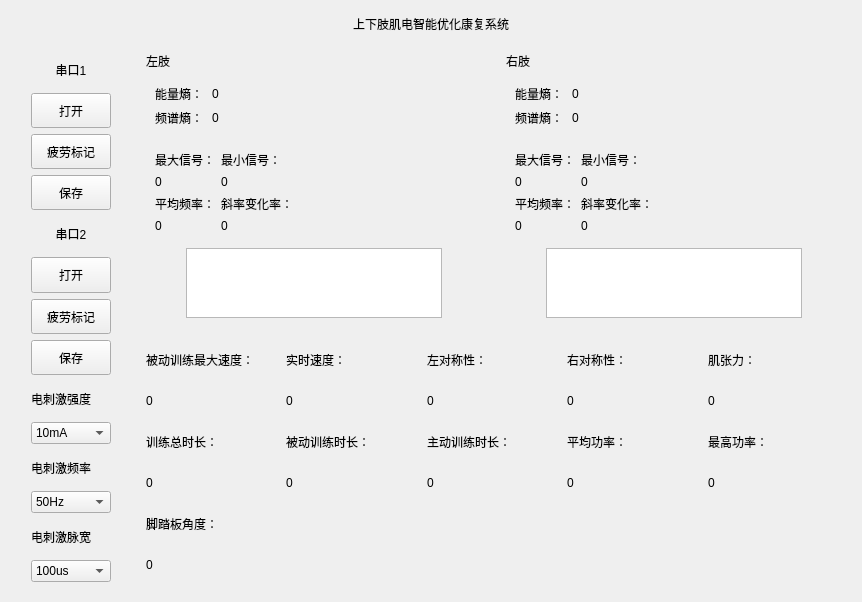
  <widget class="QWidget" name="centralwidget">
   <layout class="QGridLayout" name="gridLayout" rowstretch="1,10,10" columnstretch="2,6,6">
    <item row="1" column="2">
     <widget class="QWidget" name="rightWidget" native="true">
      <layout class="QGridLayout" name="gridLayout_4" rowstretch="1,8,8,7">
       <item row="2" column="0">
        <widget class="QWidget" name="filterWidget2" native="true">
         <layout class="QGridLayout" name="gridLayout_9" columnstretch="2,2,7">
          <item row="0" column="0">
           <widget class="QLabel" name="signal_max_label2">
            <property name="text">
             <string>最大信号：</string>
            </property>
           </widget>
          </item>
          <item row="0" column="1">
           <widget class="QLabel" name="signal_min_label2">
            <property name="text">
             <string>最小信号：</string>
            </property>
           </widget>
          </item>
          <item row="1" column="0">
           <widget class="QLabel" name="signal_max_val2">
            <property name="text">
             <string>0</string>
            </property>
           </widget>
          </item>
          <item row="1" column="1">
           <widget class="QLabel" name="signal_min_val2">
            <property name="text">
             <string>0</string>
            </property>
           </widget>
          </item>
          <item row="2" column="0">
           <widget class="QLabel" name="average_label2">
            <property name="text">
             <string>平均频率：</string>
            </property>
           </widget>
          </item>
          <item row="2" column="1">
           <widget class="QLabel" name="gradient_label2">
            <property name="text">
             <string>斜率变化率：</string>
            </property>
           </widget>
          </item>
          <item row="3" column="0">
           <widget class="QLabel" name="average_val2">
            <property name="text">
             <string>0</string>
            </property>
           </widget>
          </item>
          <item row="3" column="1">
           <widget class="QLabel" name="gradient_val2">
            <property name="text">
             <string>0</string>
            </property>
           </widget>
          </item>
          <item row="0" column="2" rowspan="4">
           <widget class="QWidget" name="filtersignal2" native="true"/>
          </item>
         </layout>
        </widget>
       </item>
       <item row="0" column="0">
        <widget class="QLabel" name="rightWidgetTile">
         <property name="text">
          <string>右肢</string>
         </property>
        </widget>
       </item>
       <item row="1" column="0">
        <widget class="QWidget" name="originalWidget2" native="true">
         <layout class="QGridLayout" name="gridLayout_7" columnstretch="2,2,8">
          <item row="0" column="0">
           <widget class="QLabel" name="energy_entropy_label2">
            <property name="text">
             <string>能量熵：</string>
            </property>
           </widget>
          </item>
          <item row="0" column="1">
           <widget class="QLabel" name="energy_entropy_val2">
            <property name="text">
             <string>0</string>
            </property>
           </widget>
          </item>
          <item row="1" column="0">
           <widget class="QLabel" name="pectral_entropy_label2">
            <property name="text">
             <string>频谱熵：</string>
            </property>
           </widget>
          </item>
          <item row="1" column="1">
           <widget class="QLabel" name="pectral_entropy_val2">
            <property name="text">
             <string>0</string>
            </property>
           </widget>
          </item>
          <item row="0" column="2" rowspan="2">
           <widget class="QWidget" name="originalsignal2" native="true"/>
          </item>
         </layout>
        </widget>
       </item>
       <item row="3" column="0">
        <layout class="QHBoxLayout" name="horizontalLayout_2">
         <item>
          <spacer name="horizontalSpacer_4">
           <property name="orientation">
            <enum>Qt::Horizontal</enum>
           </property>
           <property name="sizeHint" stdset="0">
            <size>
             <width>40</width>
             <height>20</height>
            </size>
           </property>
          </spacer>
         </item>
         <item>
          <widget class="QGraphicsView" name="gear_right"/>
         </item>
         <item>
          <spacer name="horizontalSpacer_3">
           <property name="orientation">
            <enum>Qt::Horizontal</enum>
           </property>
           <property name="sizeHint" stdset="0">
            <size>
             <width>40</width>
             <height>20</height>
            </size>
           </property>
          </spacer>
         </item>
        </layout>
       </item>
      </layout>
     </widget>
    </item>
    <item row="0" column="0" colspan="3">
     <widget class="QLabel" name="label">
      <property name="text">
       <string>&lt;html&gt;&lt;head/&gt;&lt;body&gt;&lt;p align=&quot;center&quot;&gt;上下肢肌电智能优化康复系统&lt;/p&gt;&lt;/body&gt;&lt;/html&gt;</string>
      </property>
     </widget>
    </item>
    <item row="1" column="1">
     <widget class="QWidget" name="midWidget" native="true">
      <layout class="QGridLayout" name="gridLayout_3" rowstretch="1,8,8,7">
       <item row="0" column="0">
        <widget class="QLabel" name="midWidgetTile">
         <property name="text">
          <string>左肢</string>
         </property>
        </widget>
       </item>
       <item row="1" column="0">
        <widget class="QWidget" name="originalWidget" native="true">
         <layout class="QGridLayout" name="gridLayout_6" columnstretch="2,2,8">
          <item row="0" column="0">
           <widget class="QLabel" name="energy_entropy_label">
            <property name="text">
             <string>能量熵：</string>
            </property>
           </widget>
          </item>
          <item row="0" column="1">
           <widget class="QLabel" name="energy_entropy_val">
            <property name="text">
             <string>0</string>
            </property>
           </widget>
          </item>
          <item row="0" column="2" rowspan="2">
           <widget class="QWidget" name="originalsignal" native="true"/>
          </item>
          <item row="1" column="0">
           <widget class="QLabel" name="pectral_entropy_label">
            <property name="text">
             <string>频谱熵：</string>
            </property>
           </widget>
          </item>
          <item row="1" column="1">
           <widget class="QLabel" name="pectral_entropy_val">
            <property name="text">
             <string>0</string>
            </property>
           </widget>
          </item>
         </layout>
        </widget>
       </item>
       <item row="2" column="0">
        <widget class="QWidget" name="filterWidget" native="true">
         <layout class="QGridLayout" name="gridLayout_8" columnstretch="2,2,7">
          <item row="0" column="0">
           <widget class="QLabel" name="signal_max_label">
            <property name="text">
             <string>最大信号：</string>
            </property>
           </widget>
          </item>
          <item row="0" column="1">
           <widget class="QLabel" name="signal_min_label">
            <property name="text">
             <string>最小信号：</string>
            </property>
           </widget>
          </item>
          <item row="1" column="0">
           <widget class="QLabel" name="signal_max_val">
            <property name="text">
             <string>0</string>
            </property>
           </widget>
          </item>
          <item row="1" column="1">
           <widget class="QLabel" name="signal_min_val">
            <property name="text">
             <string>0</string>
            </property>
           </widget>
          </item>
          <item row="2" column="0">
           <widget class="QLabel" name="average_label">
            <property name="text">
             <string>平均频率：</string>
            </property>
           </widget>
          </item>
          <item row="2" column="1">
           <widget class="QLabel" name="gradient_label">
            <property name="text">
             <string>斜率变化率：</string>
            </property>
           </widget>
          </item>
          <item row="3" column="0">
           <widget class="QLabel" name="average_val">
            <property name="text">
             <string>0</string>
            </property>
           </widget>
          </item>
          <item row="3" column="1">
           <widget class="QLabel" name="gradient_val">
            <property name="text">
             <string>0</string>
            </property>
           </widget>
          </item>
          <item row="0" column="2" rowspan="4">
           <widget class="QWidget" name="filtersignal" native="true"/>
          </item>
         </layout>
        </widget>
       </item>
       <item row="3" column="0">
        <layout class="QHBoxLayout" name="horizontalLayout">
         <item>
          <spacer name="horizontalSpacer_2">
           <property name="orientation">
            <enum>Qt::Horizontal</enum>
           </property>
           <property name="sizeHint" stdset="0">
            <size>
             <width>40</width>
             <height>20</height>
            </size>
           </property>
          </spacer>
         </item>
         <item>
          <widget class="QGraphicsView" name="gear_left"/>
         </item>
         <item>
          <spacer name="horizontalSpacer">
           <property name="orientation">
            <enum>Qt::Horizontal</enum>
           </property>
           <property name="sizeHint" stdset="0">
            <size>
             <width>40</width>
             <height>20</height>
            </size>
           </property>
          </spacer>
         </item>
        </layout>
       </item>
      </layout>
     </widget>
    </item>
    <item row="1" column="0" rowspan="2">
     <widget class="QWidget" name="leftWidget" native="true">
      <property name="sizePolicy">
       <sizepolicy hsizetype="Preferred" vsizetype="Preferred">
        <horstretch>0</horstretch>
        <verstretch>0</verstretch>
       </sizepolicy>
      </property>
      <layout class="QGridLayout" name="gridLayout_2">
       <property name="leftMargin">
        <number>20</number>
       </property>
       <property name="topMargin">
        <number>9</number>
       </property>
       <property name="rightMargin">
        <number>20</number>
       </property>
       <property name="bottomMargin">
        <number>9</number>
       </property>
       <item row="8" column="0">
        <widget class="QLabel" name="zw1">
         <property name="text">
          <string>电刺激强度</string>
         </property>
        </widget>
       </item>
       <item row="6" column="0">
        <widget class="QPushButton" name="fatigueaBtn_2">
         <property name="sizePolicy">
          <sizepolicy hsizetype="Minimum" vsizetype="Preferred">
           <horstretch>0</horstretch>
           <verstretch>0</verstretch>
          </sizepolicy>
         </property>
         <property name="maximumSize">
          <size>
           <width>105</width>
           <height>56</height>
          </size>
         </property>
         <property name="text">
          <string>疲劳标记</string>
         </property>
        </widget>
       </item>
       <item row="7" column="0">
        <widget class="QPushButton" name="saveBtn_2">
         <property name="sizePolicy">
          <sizepolicy hsizetype="Minimum" vsizetype="Preferred">
           <horstretch>0</horstretch>
           <verstretch>0</verstretch>
          </sizepolicy>
         </property>
         <property name="maximumSize">
          <size>
           <width>105</width>
           <height>56</height>
          </size>
         </property>
         <property name="text">
          <string>保存</string>
         </property>
        </widget>
       </item>
       <item row="12" column="0">
        <widget class="QLabel" name="zw2">
         <property name="text">
          <string>电刺激频率</string>
         </property>
        </widget>
       </item>
       <item row="14" column="0">
        <widget class="QLabel" name="zw3">
         <property name="text">
          <string>电刺激脉宽</string>
         </property>
        </widget>
       </item>
       <item row="3" column="0">
        <widget class="QPushButton" name="saveBtn_1">
         <property name="sizePolicy">
          <sizepolicy hsizetype="Minimum" vsizetype="Preferred">
           <horstretch>0</horstretch>
           <verstretch>0</verstretch>
          </sizepolicy>
         </property>
         <property name="maximumSize">
          <size>
           <width>105</width>
           <height>56</height>
          </size>
         </property>
         <property name="text">
          <string>保存</string>
         </property>
        </widget>
       </item>
       <item row="5" column="0">
        <widget class="QPushButton" name="openBtn_2">
         <property name="sizePolicy">
          <sizepolicy hsizetype="Minimum" vsizetype="Preferred">
           <horstretch>0</horstretch>
           <verstretch>0</verstretch>
          </sizepolicy>
         </property>
         <property name="maximumSize">
          <size>
           <width>105</width>
           <height>56</height>
          </size>
         </property>
         <property name="text">
          <string>打开</string>
         </property>
        </widget>
       </item>
       <item row="2" column="0">
        <widget class="QPushButton" name="fatigueaBtn_1">
         <property name="sizePolicy">
          <sizepolicy hsizetype="Minimum" vsizetype="Preferred">
           <horstretch>0</horstretch>
           <verstretch>0</verstretch>
          </sizepolicy>
         </property>
         <property name="maximumSize">
          <size>
           <width>105</width>
           <height>56</height>
          </size>
         </property>
         <property name="text">
          <string>疲劳标记</string>
         </property>
        </widget>
       </item>
       <item row="1" column="0">
        <widget class="QPushButton" name="openBtn_1">
         <property name="sizePolicy">
          <sizepolicy hsizetype="Minimum" vsizetype="Preferred">
           <horstretch>0</horstretch>
           <verstretch>0</verstretch>
          </sizepolicy>
         </property>
         <property name="maximumSize">
          <size>
           <width>105</width>
           <height>56</height>
          </size>
         </property>
         <property name="text">
          <string>打开</string>
         </property>
        </widget>
       </item>
       <item row="0" column="0">
        <widget class="QLabel" name="left_label_1">
         <property name="text">
          <string>串口1</string>
         </property>
         <property name="alignment">
          <set>Qt::AlignCenter</set>
         </property>
        </widget>
       </item>
       <item row="4" column="0">
        <widget class="QLabel" name="left_label_2">
         <property name="text">
          <string>串口2</string>
         </property>
         <property name="alignment">
          <set>Qt::AlignCenter</set>
         </property>
        </widget>
       </item>
       <item row="11" column="0">
        <widget class="QComboBox" name="comboBox_value">
         <item>
          <property name="text">
           <string>10mA</string>
          </property>
         </item>
         <item>
          <property name="text">
           <string>20mA</string>
          </property>
         </item>
         <item>
          <property name="text">
           <string>30mA</string>
          </property>
         </item>
         <item>
          <property name="text">
           <string>40mA</string>
          </property>
         </item>
         <item>
          <property name="text">
           <string>50mA</string>
          </property>
         </item>
         <item>
          <property name="text">
           <string>60mA</string>
          </property>
         </item>
         <item>
          <property name="text">
           <string>70mA</string>
          </property>
         </item>
         <item>
          <property name="text">
           <string>80mA</string>
          </property>
         </item>
         <item>
          <property name="text">
           <string>90mA</string>
          </property>
         </item>
        </widget>
       </item>
       <item row="13" column="0">
        <widget class="QComboBox" name="comboBox_fre">
         <item>
          <property name="text">
           <string>50Hz</string>
          </property>
         </item>
         <item>
          <property name="text">
           <string>10Hz</string>
          </property>
         </item>
         <item>
          <property name="text">
           <string>100Hz</string>
          </property>
         </item>
        </widget>
       </item>
       <item row="15" column="0">
        <widget class="QComboBox" name="comboBox_bandwidth">
         <item>
          <property name="text">
           <string>100us</string>
          </property>
         </item>
        </widget>
       </item>
      </layout>
     </widget>
    </item>
    <item row="2" column="1" colspan="2">
     <widget class="QWidget" name="bottomWidget" native="true">
      <layout class="QGridLayout" name="gridLayout_5">
       <item row="0" column="0">
        <layout class="QVBoxLayout" name="verticalLayout">
         <item>
          <widget class="QLabel" name="max_pass_train_speed">
           <property name="text">
            <string>被动训练最大速度：</string>
           </property>
          </widget>
         </item>
         <item>
          <widget class="QLabel" name="max_pass_train_speed_val">
           <property name="text">
            <string>0</string>
           </property>
          </widget>
         </item>
        </layout>
       </item>
       <item row="0" column="1">
        <layout class="QVBoxLayout" name="verticalLayout_2">
         <item>
          <widget class="QLabel" name="real_time_speed">
           <property name="text">
            <string>实时速度：</string>
           </property>
          </widget>
         </item>
         <item>
          <widget class="QLabel" name="real_time_speed_val">
           <property name="text">
            <string>0</string>
           </property>
          </widget>
         </item>
        </layout>
       </item>
       <item row="0" column="2">
        <layout class="QVBoxLayout" name="verticalLayout_3">
         <item>
          <widget class="QLabel" name="left_symmetry">
           <property name="text">
            <string>左对称性：</string>
           </property>
          </widget>
         </item>
         <item>
          <widget class="QLabel" name="left_symmetry_val">
           <property name="text">
            <string>0</string>
           </property>
          </widget>
         </item>
        </layout>
       </item>
       <item row="0" column="3">
        <layout class="QVBoxLayout" name="verticalLayout_4">
         <item>
          <widget class="QLabel" name="right_symmetry">
           <property name="text">
            <string>右对称性：</string>
           </property>
          </widget>
         </item>
         <item>
          <widget class="QLabel" name="right_symmetry_val">
           <property name="text">
            <string>0</string>
           </property>
          </widget>
         </item>
        </layout>
       </item>
       <item row="0" column="4">
        <layout class="QVBoxLayout" name="verticalLayout_5">
         <item>
          <widget class="QLabel" name="muscle_tension">
           <property name="text">
            <string>肌张力：</string>
           </property>
          </widget>
         </item>
         <item>
          <widget class="QLabel" name="muscle_tension_val">
           <property name="text">
            <string>0</string>
           </property>
          </widget>
         </item>
        </layout>
       </item>
       <item row="1" column="0">
        <layout class="QVBoxLayout" name="verticalLayout_6">
         <item>
          <widget class="QLabel" name="train_time">
           <property name="text">
            <string>训练总时长：</string>
           </property>
          </widget>
         </item>
         <item>
          <widget class="QLabel" name="train_time_val">
           <property name="text">
            <string>0</string>
           </property>
          </widget>
         </item>
        </layout>
       </item>
       <item row="1" column="1">
        <layout class="QVBoxLayout" name="verticalLayout_7">
         <item>
          <widget class="QLabel" name="pass_train_time">
           <property name="text">
            <string>被动训练时长：</string>
           </property>
          </widget>
         </item>
         <item>
          <widget class="QLabel" name="pass_train_time_val">
           <property name="text">
            <string>0</string>
           </property>
          </widget>
         </item>
        </layout>
       </item>
       <item row="1" column="2">
        <layout class="QVBoxLayout" name="verticalLayout_8">
         <item>
          <widget class="QLabel" name="active_train_time">
           <property name="text">
            <string>主动训练时长：</string>
           </property>
          </widget>
         </item>
         <item>
          <widget class="QLabel" name="active_train_time_val">
           <property name="text">
            <string>0</string>
           </property>
          </widget>
         </item>
        </layout>
       </item>
       <item row="1" column="3">
        <layout class="QVBoxLayout" name="verticalLayout_9">
         <item>
          <widget class="QLabel" name="avg_power">
           <property name="text">
            <string>平均功率：</string>
           </property>
          </widget>
         </item>
         <item>
          <widget class="QLabel" name="avg_power_val">
           <property name="text">
            <string>0</string>
           </property>
          </widget>
         </item>
        </layout>
       </item>
       <item row="1" column="4">
        <layout class="QVBoxLayout" name="verticalLayout_10">
         <item>
          <widget class="QLabel" name="peak_power">
           <property name="text">
            <string>最高功率：</string>
           </property>
          </widget>
         </item>
         <item>
          <widget class="QLabel" name="peak_power_val">
           <property name="text">
            <string>0</string>
           </property>
          </widget>
         </item>
        </layout>
       </item>
       <item row="2" column="0">
        <layout class="QVBoxLayout" name="verticalLayout_11">
         <item>
          <widget class="QLabel" name="right_angle">
           <property name="text">
            <string>脚踏板角度：</string>
           </property>
          </widget>
         </item>
         <item>
          <widget class="QLabel" name="right_angle_val">
           <property name="text">
            <string>0</string>
           </property>
          </widget>
         </item>
        </layout>
       </item>
      </layout>
     </widget>
    </item>
   </layout>
  </widget>
